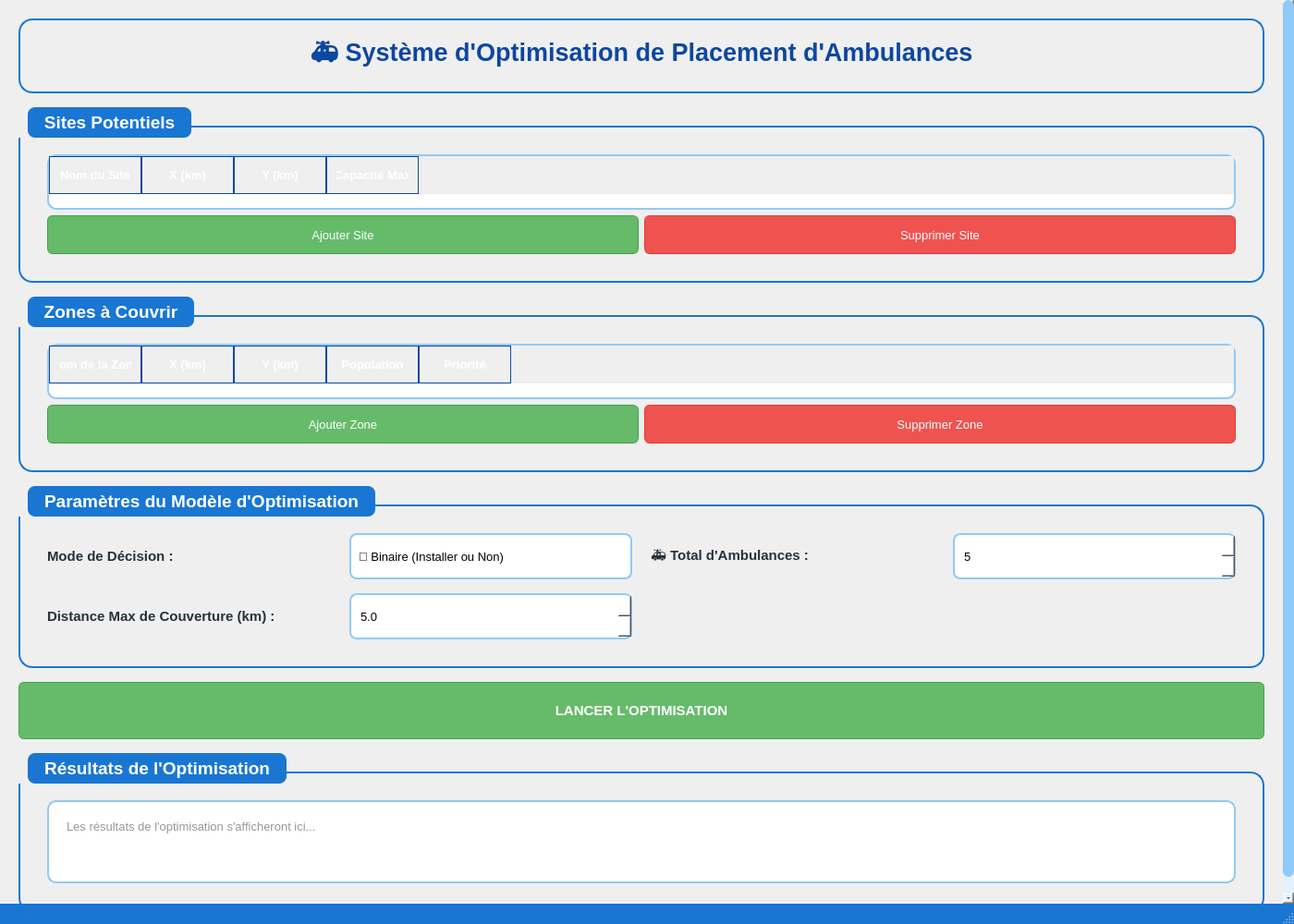
<?xml version="1.0" encoding="UTF-8"?>
<ui version="4.0">
 <class>MainWindow</class>
 <widget class="QMainWindow" name="MainWindow">
  <property name="geometry">
   <rect>
    <x>0</x>
    <y>0</y>
    <width>1400</width>
    <height>1000</height>
   </rect>
  </property>
  <property name="windowTitle">
   <string>🚑 Placement Optimal d'Ambulances - Optimisation Intelligente</string>
  </property>

  <!-- Style global moderne avec dégradés et couleurs vives -->
  <property name="styleSheet">
    <string notr="true">
/* === STYLE GLOBAL === */
QMainWindow {
    background: qlineargradient(x1:0, y1:0, x2:1, y2:1,
                                stop:0 #E3F2FD, stop:0.5 #BBDEFB, stop:1 #90CAF9);
    font-family: 'Segoe UI', 'Roboto', 'Arial', sans-serif;
}

/* === GROUPBOX === */
QGroupBox {
    font-size: 14pt;
    font-weight: bold;
    border: 2px solid #1976D2;
    border-radius: 15px;
    margin-top: 20px;
    padding: 20px;
    background: qlineargradient(x1:0, y1:0, x2:0, y2:1,
                                stop:0 #FFFFFF, stop:1 #F5F5F5);
    color: #1565C0;
}

QGroupBox::title {
    subcontrol-origin: margin;
    subcontrol-position: top left;
    padding: 5px 15px;
    background-color: #1976D2;
    color: white;
    border-radius: 8px;
    margin-left: 10px;
}

/* === BOUTONS === */
QPushButton {
    background-color: #42A5F5;
    border: 1px solid #1976D2;
    border-radius: 6px;
    padding: 6px 15px;
    color: white;
    font-weight: normal;
    font-size: 10pt;
    min-height: 28px;
}

QPushButton:hover {
    background-color: #64B5F6;
    border: 1px solid #0D47A1;
}

QPushButton:pressed {
    background-color: #1976D2;
}

QPushButton#btnOptimize {
    background-color: #66BB6A;
    border: 1px solid #43A047;
    font-size: 11pt;
    font-weight: bold;
    min-height: 40px;
    padding: 10px;
}

QPushButton#btnOptimize:hover {
    background-color: #81C784;
    border: 1px solid #2E7D32;
}

QPushButton#btnAddSite, QPushButton#btnAddZone {
    background-color: #66BB6A;
    border: 1px solid #43A047;
}

QPushButton#btnAddSite:hover, QPushButton#btnAddZone:hover {
    background-color: #81C784;
}

QPushButton#btnRemoveSite, QPushButton#btnRemoveZone {
    background-color: #EF5350;
    border: 1px solid #E53935;
}

QPushButton#btnRemoveSite:hover, QPushButton#btnRemoveZone:hover {
    background-color: #F44336;
}

/* === TABLEAUX === */
QTableWidget {
    background-color: #FFFFFF;
    border: 2px solid #90CAF9;
    border-radius: 10px;
    gridline-color: #E1F5FE;
    selection-background-color: #64B5F6;
    font-size: 10pt;
}

QTableWidget::item {
    padding: 8px;
}

QTableWidget::item:selected {
    background-color: #42A5F5;
    color: white;
}

QTableWidget::item:alternate {
    background-color: #E3F2FD;
}

QHeaderView::section {
    background: qlineargradient(x1:0, y1:0, x2:0, y2:1,
                                stop:0 #1976D2, stop:1 #1565C0);
    color: white;
    padding: 10px;
    border: 1px solid #0D47A1;
    font-weight: bold;
    font-size: 10pt;
}

QHeaderView::section:hover {
    background: qlineargradient(x1:0, y1:0, x2:0, y2:1,
                                stop:0 #2196F3, stop:1 #1976D2);
}

/* === LABELS === */
QLabel {
    font-size: 11pt;
    color: #263238;
    font-weight: 500;
}

/* === COMBOBOX === */
QComboBox {
    border: 2px solid #90CAF9;
    border-radius: 8px;
    padding: 8px;
    background-color: white;
    font-size: 10pt;
    min-height: 30px;
}

QComboBox:hover {
    border: 2px solid #42A5F5;
}

QComboBox::drop-down {
    border: none;
    width: 30px;
}

QComboBox QAbstractItemView {
    border: 2px solid #90CAF9;
    selection-background-color: #42A5F5;
    background-color: white;
}

/* === SPINBOX === */
QSpinBox, QDoubleSpinBox {
    border: 2px solid #90CAF9;
    border-radius: 8px;
    padding: 8px;
    background-color: white;
    font-size: 10pt;
    min-height: 30px;
}

QSpinBox:hover, QDoubleSpinBox:hover {
    border: 2px solid #42A5F5;
}

QSpinBox:focus, QDoubleSpinBox:focus {
    border: 2px solid #1976D2;
}

/* === ZONE DE TEXTE === */
QTextEdit {
    background-color: #FFFFFF;
    border: 2px solid #90CAF9;
    border-radius: 10px;
    padding: 15px;
    font-family: 'Consolas', 'Monaco', monospace;
    font-size: 10pt;
    color: #263238;
}

/* === SCROLLBAR === */
QScrollBar:vertical {
    border: none;
    background: #E3F2FD;
    width: 12px;
    border-radius: 6px;
}

QScrollBar::handle:vertical {
    background: #90CAF9;
    border-radius: 6px;
    min-height: 20px;
}

QScrollBar::handle:vertical:hover {
    background: #64B5F6;
}

QScrollBar:horizontal {
    border: none;
    background: #E3F2FD;
    height: 12px;
    border-radius: 6px;
}

QScrollBar::handle:horizontal {
    background: #90CAF9;
    border-radius: 6px;
    min-width: 20px;
}

QScrollBar::handle:horizontal:hover {
    background: #64B5F6;
}
    </string>
  </property>

  <widget class="QWidget" name="centralwidget">
   <!-- AJOUT DU SCROLL AREA POUR TOUT LE CONTENU -->
   <layout class="QVBoxLayout" name="mainLayout">
    <property name="spacing">
     <number>0</number>
    </property>
    <property name="leftMargin">
     <number>0</number>
    </property>
    <property name="topMargin">
     <number>0</number>
    </property>
    <property name="rightMargin">
     <number>0</number>
    </property>
    <property name="bottomMargin">
     <number>0</number>
    </property>

    <item>
     <widget class="QScrollArea" name="scrollArea">
      <property name="widgetResizable">
       <bool>true</bool>
      </property>
      <property name="styleSheet">
       <string notr="true">
        QScrollArea {
         border: none;
         background: transparent;
        }
       </string>
      </property>
      <widget class="QWidget" name="scrollAreaWidgetContents">
       <layout class="QVBoxLayout" name="verticalLayout_main">
        <property name="spacing">
         <number>15</number>
        </property>
        <property name="leftMargin">
         <number>20</number>
        </property>
        <property name="topMargin">
         <number>20</number>
        </property>
        <property name="rightMargin">
         <number>20</number>
        </property>
        <property name="bottomMargin">
         <number>20</number>
        </property>

    <!-- TITRE PRINCIPAL -->
    <item>
     <widget class="QLabel" name="labelTitle">
      <property name="text">
       <string>🚑 Système d'Optimisation de Placement d'Ambulances</string>
      </property>
      <property name="alignment">
       <set>Qt::AlignCenter</set>
      </property>
      <property name="styleSheet">
       <string notr="true">
        font-size: 20pt;
        font-weight: bold;
        color: #0D47A1;
        padding: 15px;
        background: qlineargradient(x1:0, y1:0, x2:1, y2:0,
                                    stop:0 #FFFFFF, stop:0.5 #E3F2FD, stop:1 #FFFFFF);
        border-radius: 15px;
        border: 2px solid #1976D2;
       </string>
      </property>
     </widget>
    </item>

    <!-- SITES POTENTIELS -->
    <item>
     <widget class="QGroupBox" name="groupSites">
      <property name="title">
       <string>Sites Potentiels</string>
      </property>
      <layout class="QVBoxLayout" name="verticalLayout_sites">
       <item>
        <widget class="QTableWidget" name="tableSites">
         <property name="minimumHeight">
          <number>250</number>
         </property>
         <property name="maximumHeight">
          <number>400</number>
         </property>
         <property name="alternatingRowColors">
          <bool>true</bool>
         </property>
         <property name="toolTip">
          <string>Liste des sites où les ambulances peuvent être installées</string>
         </property>
         <column>
          <property name="text"><string>Nom du Site</string></property>
         </column>
         <column>
          <property name="text"><string>X (km)</string></property>
         </column>
         <column>
          <property name="text"><string>Y (km)</string></property>
         </column>
         <column>
          <property name="text"><string>Capacité Max</string></property>
         </column>
        </widget>
       </item>
       <item>
        <layout class="QHBoxLayout" name="layout_buttons_sites">
         <item>
          <widget class="QPushButton" name="btnAddSite">
           <property name="text"><string>Ajouter Site</string></property>
           <property name="toolTip"><string>Ajouter un nouveau site</string></property>
          </widget>
         </item>
         <item>
          <widget class="QPushButton" name="btnRemoveSite">
           <property name="text"><string>Supprimer Site</string></property>
           <property name="toolTip"><string>Supprimer le site sélectionné</string></property>
          </widget>
         </item>
        </layout>
       </item>
      </layout>
     </widget>
    </item>

    <!-- ZONES À COUVRIR -->
    <item>
     <widget class="QGroupBox" name="groupZones">
      <property name="title">
       <string>Zones à Couvrir</string>
      </property>
      <layout class="QVBoxLayout" name="verticalLayout_zones">
       <item>
        <widget class="QTableWidget" name="tableZones">
         <property name="minimumHeight">
          <number>250</number>
         </property>
         <property name="maximumHeight">
          <number>400</number>
         </property>
         <property name="alternatingRowColors">
          <bool>true</bool>
         </property>
         <property name="toolTip">
          <string>Liste des zones à couvrir avec leur population</string>
         </property>
         <column>
          <property name="text"><string>Nom de la Zone</string></property>
         </column>
         <column>
          <property name="text"><string>X (km)</string></property>
         </column>
         <column>
          <property name="text"><string>Y (km)</string></property>
         </column>
         <column>
          <property name="text"><string>Population</string></property>
         </column>
         <column>
          <property name="text"><string>Priorité</string></property>
         </column>
        </widget>
       </item>
       <item>
        <layout class="QHBoxLayout" name="layout_buttons_zones">
         <item>
          <widget class="QPushButton" name="btnAddZone">
           <property name="text"><string>Ajouter Zone</string></property>
           <property name="toolTip"><string>Ajouter une nouvelle zone</string></property>
          </widget>
         </item>
         <item>
          <widget class="QPushButton" name="btnRemoveZone">
           <property name="text"><string>Supprimer Zone</string></property>
           <property name="toolTip"><string>Supprimer la zone sélectionnée</string></property>
          </widget>
         </item>
        </layout>
       </item>
      </layout>
     </widget>
    </item>

    <!-- PARAMÈTRES DU MODÈLE -->
    <item>
     <widget class="QGroupBox" name="groupParameters">
      <property name="title">
       <string>Paramètres du Modèle d'Optimisation</string>
      </property>
      <layout class="QGridLayout" name="gridLayoutParameters">
       <property name="horizontalSpacing">
        <number>20</number>
       </property>
       <property name="verticalSpacing">
        <number>15</number>
       </property>

       <!-- Mode de décision -->
       <item row="0" column="0">
        <widget class="QLabel" name="labelMode">
         <property name="text"><string>Mode de Décision :</string></property>
         <property name="toolTip"><string>Choisissez le type de variables de décision</string></property>
        </widget>
       </item>
       <item row="0" column="1">
        <widget class="QComboBox" name="comboModeDecision">
         <property name="toolTip"><string>Binaire : 0 ou 1 ambulance par site&#x0a;Entier : nombre quelconque d'ambulances par site</string></property>
         <item>
          <property name="text"><string>🔘 Binaire (Installer ou Non)</string></property>
         </item>
         <item>
          <property name="text"><string>🔢 Entier (Nombre d'Ambulances)</string></property>
         </item>
        </widget>
       </item>

       <!-- Total ambulances -->
       <item row="0" column="2">
        <widget class="QLabel" name="labelTotalAmb">
         <property name="text"><string>🚑 Total d'Ambulances :</string></property>
         <property name="toolTip"><string>Budget total d'ambulances disponibles</string></property>
        </widget>
       </item>
       <item row="0" column="3">
        <widget class="QSpinBox" name="spinTotalAmbulances">
         <property name="minimum"><number>1</number></property>
         <property name="maximum"><number>500</number></property>
         <property name="value"><number>5</number></property>
         <property name="toolTip"><string>Nombre total d'ambulances à placer</string></property>
        </widget>
       </item>

       <!-- Distance max -->
       <item row="1" column="0">
        <widget class="QLabel" name="labelMaxDist">
         <property name="text"><string>Distance Max de Couverture (km) :</string></property>
         <property name="toolTip"><string>Distance maximale pour qu'une ambulance puisse couvrir une zone</string></property>
        </widget>
       </item>
       <item row="1" column="1">
        <widget class="QDoubleSpinBox" name="spinMaxDistance">
         <property name="minimum"><double>0.1</double></property>
         <property name="maximum"><double>10000.0</double></property>
         <property name="value"><double>5.0</double></property>
         <property name="decimals"><number>1</number></property>
         <property name="singleStep"><double>0.5</double></property>
         <property name="toolTip"><string>Rayon de couverture en kilomètres</string></property>
        </widget>
       </item>

      </layout>
     </widget>
    </item>

    <!-- BOUTON OPTIMISATION -->
    <item>
     <widget class="QPushButton" name="btnOptimize">
      <property name="text"><string>LANCER L'OPTIMISATION</string></property>
      <property name="toolTip"><string>Cliquez pour calculer le placement optimal des ambulances</string></property>
     </widget>
    </item>

    <!-- RÉSULTATS  -->
    <item>
     <widget class="QGroupBox" name="groupResults">
      <property name="title">
       <string>Résultats de l'Optimisation</string>
      </property>
      <layout class="QVBoxLayout" name="verticalLayout_results">
       <item>
        <widget class="QTextEdit" name="textResults">
         <property name="minimumHeight">
          <number>300</number>
         </property>
         <property name="maximumHeight">
          <number>500</number>
         </property>
         <property name="readOnly">
          <bool>true</bool>
         </property>
         <property name="placeholderText">
          <string>Les résultats de l'optimisation s'afficheront ici...</string>
         </property>
         <property name="styleSheet">
          <string notr="true">
           QTextEdit {
            font-size: 10pt;
            line-height: 1.4;
           }
          </string>
         </property>
        </widget>
       </item>
      </layout>
     </widget>
    </item>

   </layout>
      </widget>
     </widget>
    </item>
   </layout>
  </widget>

  <!-- BARRE DE STATUT -->
  <widget class="QStatusBar" name="statusbar">
   <property name="styleSheet">
    <string notr="true">
     QStatusBar {
      background-color: #1976D2;
      color: white;
      font-weight: bold;
      padding: 5px;
     }
    </string>
   </property>
  </widget>

 </widget>
 <resources/>
 <connections/>
</ui>
